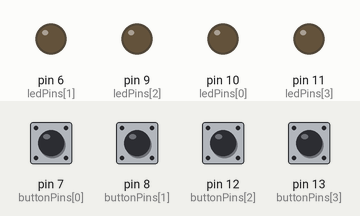
Recording of a sketch running on a simulated Arduino Uno, built with avr-gcc and run on an emulated ATmega328P. Shown: output pins drawn as LEDs (lit = HIGH). Inputs (shaded band) come from the test bench; at power-on: pin 7 (buttonPins[0]), pin 8 (buttonPins[1]), pin 12 (buttonPins[2]), pin 13 (buttonPins[3]) LOW.

Above: at 1.2 s.
1.3 s: pin 7 (buttonPins[0]) pulled HIGH for 1 s
At 2.7 s:
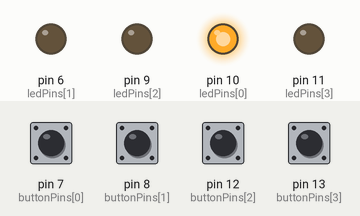
3.8 s: pin 8 (buttonPins[1]) pulled HIGH for 0.15 s
At 5.0 s:
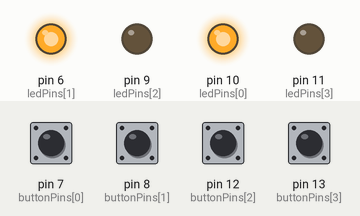
5.4 s: pin 12 (buttonPins[2]) pulled HIGH for 0.15 s
At 6.4 s:
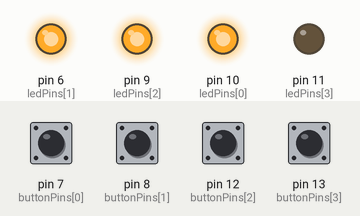
7.0 s: pin 13 (buttonPins[3]) pulled HIGH for 0.15 s
At 7.6 s:
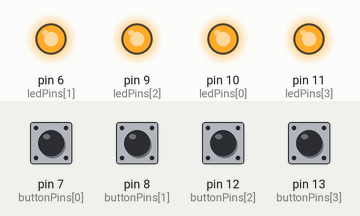
8.6 s: pin 7 (buttonPins[0]) pulled HIGH for 0.15 s
At 9.8 s:
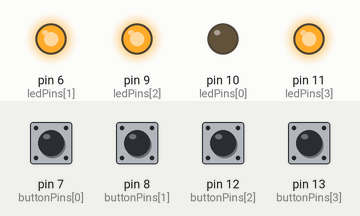
10.2 s: pin 8 (buttonPins[1]) pulled HIGH for 1 s
At 11.9 s:
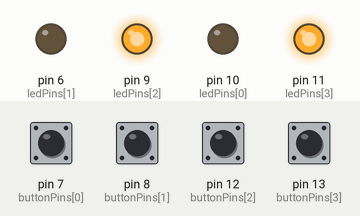
Timing chart, 0 to 13.4 s (numbered marks = the images above; inputs shaded):
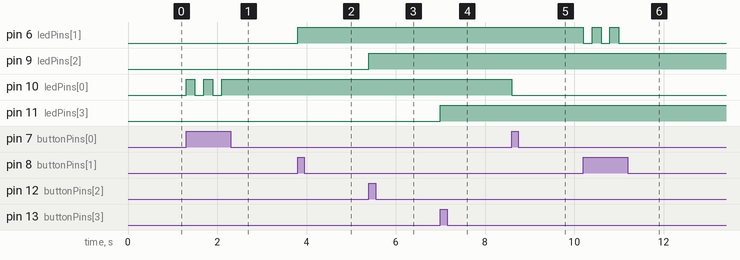

Measured:
- after the input at 1.3 s, pin 10 (ledPins[0]): alternates HIGH for 0.20 s and LOW for 0.20 s, 5 changes in all, then stays HIGH, starting at once
- after the input at 3.8 s, pin 6 (ledPins[1]): LOW → HIGH at once
- after the input at 5.4 s, pin 9 (ledPins[2]): LOW → HIGH at once
- after the input at 7.0 s, pin 11 (ledPins[3]): LOW → HIGH at once
- after the input at 8.6 s, pin 10 (ledPins[0]): HIGH → LOW at once
- after the input at 10.2 s, pin 6 (ledPins[1]): alternates HIGH for 0.20 s and LOW for 0.20 s, 5 changes in all, then stays LOW, starting at once

The sketch:

5_LED_with_button_Toggle.ino
```cpp
// Define the pin numbers for LEDs and buttons
const int ledPins[] = { 10, 6, 9, 11 };     // Pins for LEDs
const int buttonPins[] = { 7, 8, 12, 13 };  // Pins for buttons

// Define an array to store the current state of LEDs
bool ledStates[] = { LOW, LOW, LOW, LOW };

void setup() {
  // Initialize the LED pins as OUTPUT
  for (int i = 0; i < 4; i++) {
    pinMode(ledPins[i], OUTPUT);
    digitalWrite(ledPins[i], ledStates[i]);  // Set initial LED state
  }

  // Initialize the button pins as INPUT_PULLUP
  for (int i = 0; i < 4; i++) {
    pinMode(buttonPins[i], INPUT);
  }
}

void loop() {
  // Read the state of each button
  for (int i = 0; i < 4; i++) {
    if (digitalRead(buttonPins[i]) == HIGH) {
      // Button is pressed
      // Toggle the state of the corresponding LED
      ledStates[i] = !ledStates[i];
      digitalWrite(ledPins[i], ledStates[i]);
      delay(200);  // Debounce delay
    }
  }
}
```
